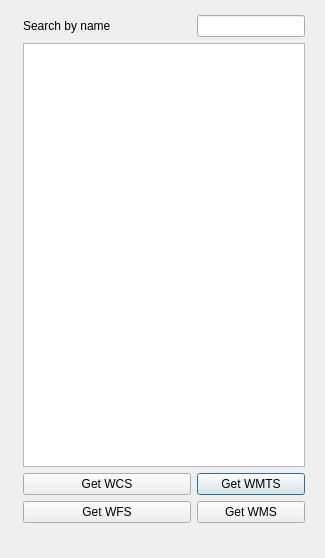
<?xml version="1.0" encoding="UTF-8"?>
<ui version="4.0">
 <class>EllipsisConnectDialogBase</class>
 <widget class="QDialog" name="EllipsisConnectDialogBase">
  <property name="geometry">
   <rect>
    <x>0</x>
    <y>0</y>
    <width>325</width>
    <height>558</height>
   </rect>
  </property>
  <property name="windowTitle">
   <string>Ellipsis Drive Connect</string>
  </property>
  <widget class="QWidget" name="layoutWidget">
   <property name="geometry">
    <rect>
     <x>10</x>
     <y>10</y>
     <width>311</width>
     <height>541</height>
    </rect>
   </property>
   <layout class="QGridLayout" name="gridLayout">
    <property name="sizeConstraint">
     <enum>QLayout::SetDefaultConstraint</enum>
    </property>
    <property name="rightMargin">
     <number>11</number>
    </property>
    <item row="3" column="3">
     <widget class="QPushButton" name="pushButton_wmts">
      <property name="text">
       <string>Get WMTS</string>
      </property>
     </widget>
    </item>
    <item row="5" column="3">
     <spacer name="verticalSpacer">
      <property name="orientation">
       <enum>Qt::Vertical</enum>
      </property>
      <property name="sizeType">
       <enum>QSizePolicy::Fixed</enum>
      </property>
      <property name="sizeHint" stdset="0">
       <size>
        <width>0</width>
        <height>28</height>
       </size>
      </property>
     </spacer>
    </item>
    <item row="1" column="1" colspan="2">
     <widget class="QLabel" name="label">
      <property name="text">
       <string>Search by name</string>
      </property>
     </widget>
    </item>
    <item row="4" column="1" colspan="2">
     <widget class="QPushButton" name="pushButton_wfs">
      <property name="text">
       <string>Get WFS</string>
      </property>
     </widget>
    </item>
    <item row="2" column="1" colspan="3">
     <widget class="QListWidget" name="listWidget_community"/>
    </item>
    <item row="3" column="1" colspan="2">
     <widget class="QPushButton" name="pushButton_wcs">
      <property name="text">
       <string>Get WCS</string>
      </property>
     </widget>
    </item>
    <item row="4" column="3">
     <widget class="QPushButton" name="pushButton_wms">
      <property name="text">
       <string>Get WMS</string>
      </property>
     </widget>
    </item>
    <item row="2" column="0">
     <spacer name="horizontalSpacer">
      <property name="orientation">
       <enum>Qt::Horizontal</enum>
      </property>
      <property name="sizeType">
       <enum>QSizePolicy::Fixed</enum>
      </property>
      <property name="sizeHint" stdset="0">
       <size>
        <width>13</width>
        <height>0</height>
       </size>
      </property>
     </spacer>
    </item>
    <item row="2" column="4">
     <spacer name="horizontalSpacer_2">
      <property name="orientation">
       <enum>Qt::Horizontal</enum>
      </property>
      <property name="sizeType">
       <enum>QSizePolicy::Fixed</enum>
      </property>
      <property name="sizeHint" stdset="0">
       <size>
        <width>5</width>
        <height>0</height>
       </size>
      </property>
     </spacer>
    </item>
    <item row="1" column="3">
     <widget class="QLineEdit" name="lineEdit_communitysearch">
      <property name="enabled">
       <bool>true</bool>
      </property>
      <property name="sizePolicy">
       <sizepolicy hsizetype="Preferred" vsizetype="Fixed">
        <horstretch>0</horstretch>
        <verstretch>0</verstretch>
       </sizepolicy>
      </property>
     </widget>
    </item>
    <item row="0" column="2">
     <spacer name="verticalSpacer_2">
      <property name="orientation">
       <enum>Qt::Vertical</enum>
      </property>
      <property name="sizeType">
       <enum>QSizePolicy::Fixed</enum>
      </property>
      <property name="sizeHint" stdset="0">
       <size>
        <width>0</width>
        <height>5</height>
       </size>
      </property>
     </spacer>
    </item>
   </layout>
  </widget>
 </widget>
 <tabstops>
  <tabstop>lineEdit_communitysearch</tabstop>
  <tabstop>listWidget_community</tabstop>
 </tabstops>
 <resources/>
 <connections/>
</ui>
